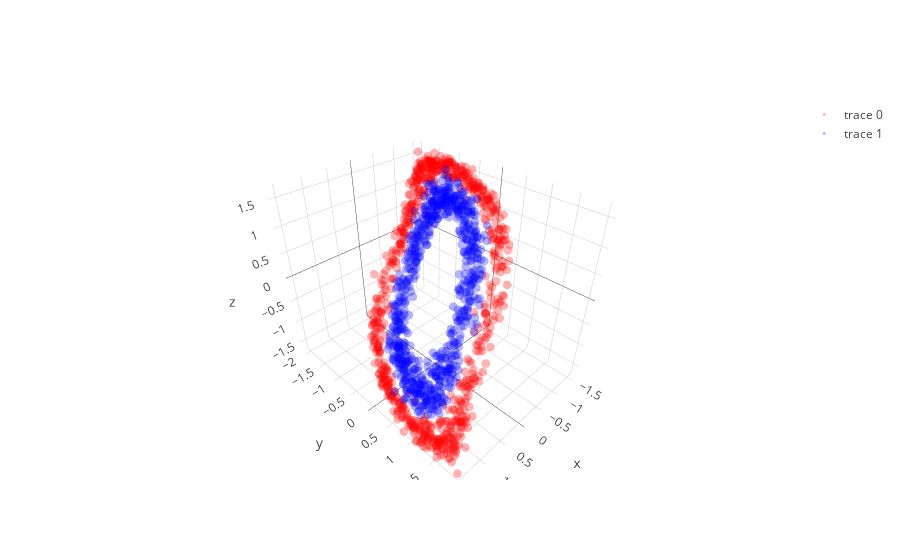
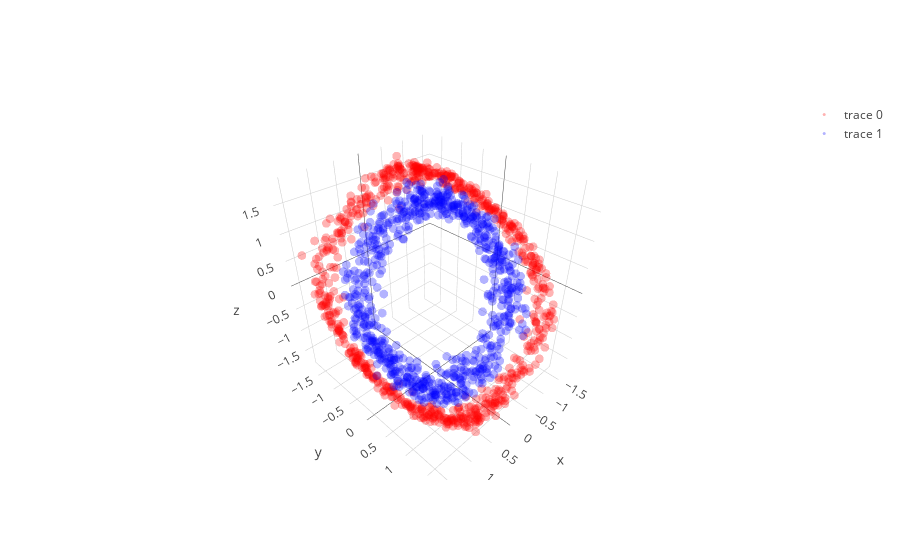

Notebook cell for these charts, in order:
### Code cell
learning_rate = 0.0008; beta1=0.999; beta2=0.999; adam_e = 1e-8 

l1 = PCA_layer(2,3)
l1b= batch_norm()
l2 = PCA_layer(3,3)
l2b= batch_norm()
l3 = PCA_layer(3,2)

mini_batch_size    = 20
training_iteration = 100

copyX = np.copy(X)
for iter in range(training_iteration):

    copyX = shuffle(copyX)
    for current_batch_index in range(0,len(X),mini_batch_size):
        current_batch = copyX[current_batch_index:current_batch_index+mini_batch_size]
        layer1,layer1_var = l1.feed_non(current_batch,1)
        layer1bn = l1b.feed(layer1)
        layer2,layer2_var = l2.feed_non(layer1bn,1)
        layer2bn = l2b.feed(layer2)
        layer3,layer3_var = l3.feed_linear(layer2bn)

        sys.stdout.write("Iter: " + str(iter) + " " + str(layer1_var.mean() + layer2_var.mean() + layer3_var.mean()) + '\r')
        sys.stdout.flush()
        
        grad3 = l3.back_linear()
        grad2bn = l2b.back(grad3)
        grad2 = l2.back_non(grad2bn,cancel=0,sign_value=-1)
        grad1bn = l1b.back(grad2)
        grad1 = l1.back_non(grad1bn,cancel=0,sign_value=-1)
   
layer1,layer1_var = l1.feed_non(X,0)
layer1bn = l1b.feed(layer1)
layer2,layer2_var = l2.feed_non(layer1bn,0)
layer2bn = l2b.feed(layer2)
layer3,layer3_var = l3.feed_linear(layer2bn)

trace1 = go.Scatter3d(
    x=layer1bn[y==0,0],
    y=layer1bn[y==0,1],
    z=layer1bn[y==0,2],
    mode='markers',
    line=dict(color='red',width=0.5),
    marker=dict(size=3,opacity=0.3)
)
trace2 = go.Scatter3d(
    x=layer1bn[y==1,0],
    y=layer1bn[y==1,1],
    z=layer1bn[y==1,2],
    mode='markers',
    line=dict(color='blue',width=0.5),
    marker=dict(size=3,opacity=0.3)
)
data = [trace1,trace2]
fig  = go.Figure(data=data)
iplot(fig)

trace1 = go.Scatter3d(
    x=layer2bn[y==0,0],
    y=layer2bn[y==0,1],
    z=layer2bn[y==0,2],
    mode='markers',
    line=dict(color='red',width=0.5),
    marker=dict(size=3,opacity=0.3)
)
trace2 = go.Scatter3d(
    x=layer2bn[y==1,0],
    y=layer2bn[y==1,1],
    z=layer2bn[y==1,2],
    mode='markers',
    line=dict(color='blue',width=0.5),
    marker=dict(size=3,opacity=0.3)
)
data = [trace1,trace2]
fig  = go.Figure(data=data)
iplot(fig)

plt.figure(figsize=(8,6))
plt.scatter(layer3[y==0, 0], layer3[y==0, 1], color='red', alpha=0.5)
plt.scatter(layer3[y==1, 0], layer3[y==1, 1], color='blue', alpha=0.5)
plt.show()

### Figure 1 — Plotly figure (JSON) as saved in the notebook; plotly's stock layout.template omitted (floating-point values rounded to 4 significant figures; data arrays with more than 128 entries replaced by an {"elided": "..."} marker saying what was removed)
{"data": [{"line": {"color": "red", "width": 0.5}, "marker": {"opacity": 0.3, "size": 3}, "mode": "markers", "type": "scatter3d", "uid": "b24632c9-a46d-4df2-b3cb-a550f2db041e", "x": {"elided": "750 float values"}, "y": {"elided": "750 float values"}, "z": {"elided": "750 float values"}}, {"line": {"color": "blue", "width": 0.5}, "marker": {"opacity": 0.3, "size": 3}, "mode": "markers", "type": "scatter3d", "uid": "780ef520-053c-4506-a69c-66db159890de", "x": {"elided": "750 float values"}, "y": {"elided": "750 float values"}, "z": {"elided": "750 float values"}}], "layout": {}}

### Figure 2 — Plotly figure (JSON) as saved in the notebook; plotly's stock layout.template omitted (floating-point values rounded to 4 significant figures; data arrays with more than 128 entries replaced by an {"elided": "..."} marker saying what was removed)
{"data": [{"line": {"color": "red", "width": 0.5}, "marker": {"opacity": 0.3, "size": 3}, "mode": "markers", "type": "scatter3d", "uid": "c04b5791-0587-451d-b3c7-d9c71bd64149", "x": {"elided": "750 float values"}, "y": {"elided": "750 float values"}, "z": {"elided": "750 float values"}}, {"line": {"color": "blue", "width": 0.5}, "marker": {"opacity": 0.3, "size": 3}, "mode": "markers", "type": "scatter3d", "uid": "8acb92d7-d028-4d08-bb08-00ed8b571840", "x": {"elided": "750 float values"}, "y": {"elided": "750 float values"}, "z": {"elided": "750 float values"}}], "layout": {}}
